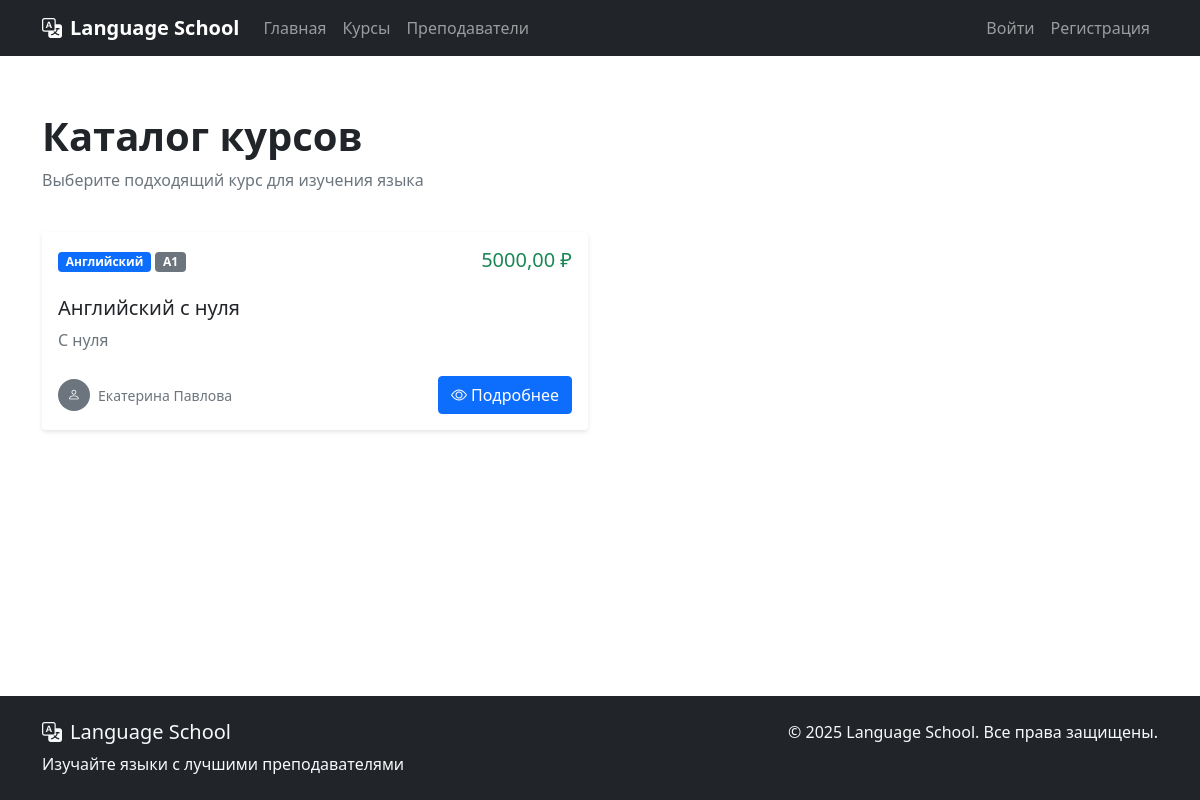
Page /courses/ on the earlier database version.
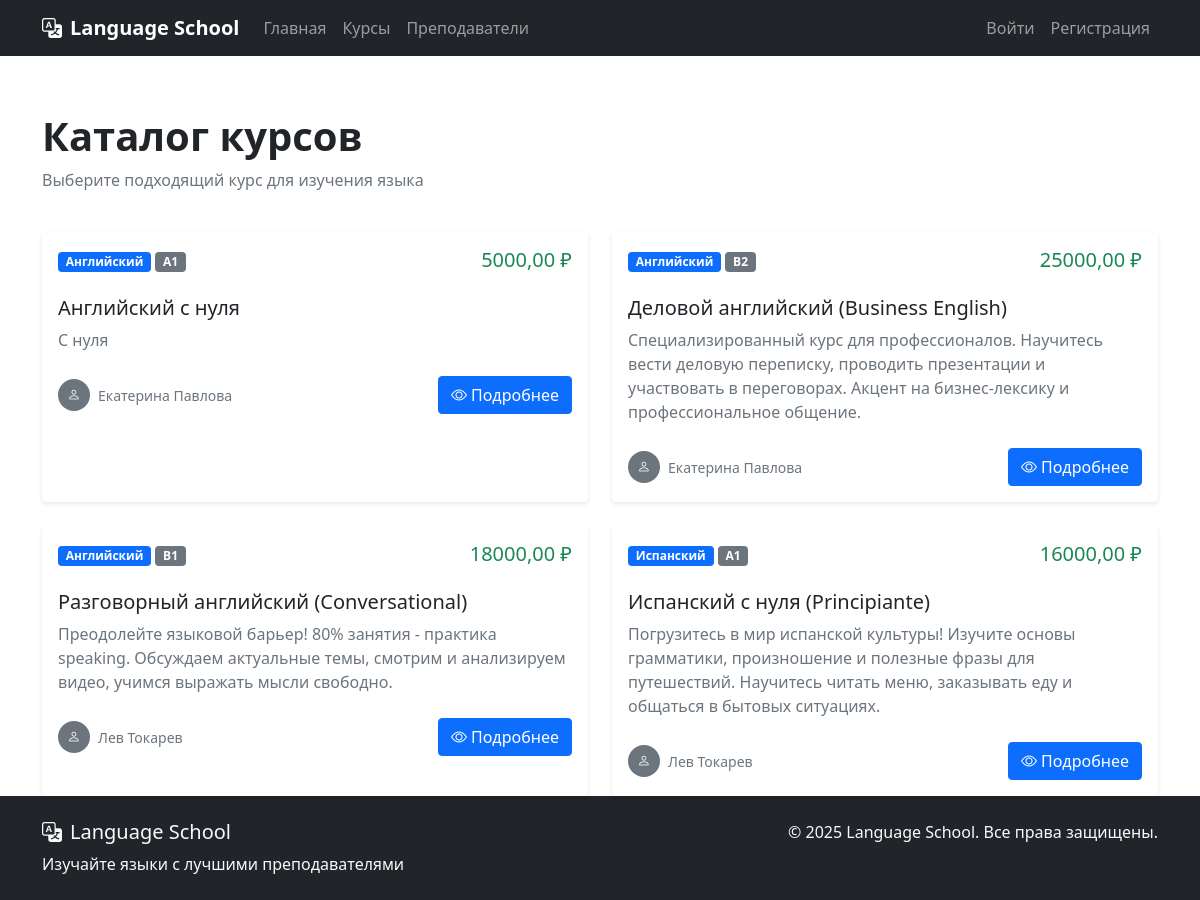
Same page on the later database version.
### school/models.py (models this page shows, shortened)
class Course(models.Model):
    title = models.CharField(max_length=200)
    description = models.TextField()
    language = models.ForeignKey(Language, on_delete=models.CASCADE)
    level = models.ForeignKey(Level, on_delete=models.CASCADE)
    price = models.DecimalField(max_digits=10, decimal_places=2, validators=[MinValueValidator(0)])
    duration = models.CharField(max_length=100)
    teacher = models.ForeignKey(Teacher, on_delete=models.CASCADE)
    is_active = models.BooleanField(default=True)
    created_at = models.DateTimeField(auto_now_add=True)

class Language(models.Model):
    name = models.CharField(max_length=100)

class Level(models.Model):
    name = models.CharField(max_length=100)
    description = models.TextField()

class Teacher(models.Model):
    user = models.OneToOneField(User, on_delete=models.CASCADE)
    bio = models.TextField()
    photo = models.ImageField(upload_to='teachers/', null=True, blank=True)
    languages = models.ManyToManyField(Language)

### school/views.py (the view)
# urls.py: path('courses/', views.course_list, name='course_list'),
def course_list(request):
    courses = Course.objects.filter(is_active=True)
    return render(request, 'school/course_list.html', {'courses': courses})

### school/templates/school/course_list.html (shortened to what this page needs)
{% extends 'school/base.html' %}
{% block content %}
<div class="container">
    <div class="row mb-4 mt-4">
        <div class="col">
            <h1 class="fw-bold">Каталог курсов</h1>
            <p class="text-muted">Выберите подходящий курс для изучения языка</p>
        </div>
    </div>
    <div class="row g-4">
        {% for course in courses %}
        <div class="col-lg-6">
            <div class="card course-card">
                <div class="card-body">
                    <div class="d-flex justify-content-between align-items-start mb-3">
                        <div>
                            <span class="badge bg-primary mb-2">{{ course.language.name }}</span>
                            <span class="badge bg-secondary">{{ course.level.name }}</span>
                        </div>
                        <span class="h5 text-success mb-0">{{ course.price }} ₽</span>
                    </div>
                    <h5 class="card-title">{{ course.title }}</h5>
                    <p class="card-text text-muted">{{ course.description|truncatewords:25 }}</p>
                    <div class="d-flex justify-content-between align-items-center mt-4">
                        <div class="d-flex align-items-center">
                            {% if course.teacher.photo %}
                            <img src="{{ course.teacher.photo.url }}" alt="{{ course.teacher.user.get_full_name }}"
                                 class="rounded-circle me-2" width="32" height="32">
                            {% else %}
                            <div class="rounded-circle bg-secondary me-2 d-flex align-items-center justify-content-center"
                                 style="width: 32px; height: 32px;">
                                <i class="bi bi-person text-white" style="font-size: 0.8rem;"></i>
                            </div>
                            {% endif %}
                            <small class="text-muted">{{ course.teacher.user.get_full_name }}</small>
                        </div>
                        <a href="{% url 'course_detail' course.pk %}" class="btn btn-primary">
                            <i class="bi bi-eye me-1"></i>Подробнее
                        </a>
                    </div>
                </div>
            </div>
        </div>
        {% endfor %}
    </div>
</div>
{% endblock %}

Differences in the rows shown:
added Course: language.name "Английский", level.name "B2", price "25000,00", title "Деловой английский (Business English)", description "Специализированный курс для профессионалов. Научитесь вести деловую переписку, проводить презентации и участвовать в переговорах. Акцент на бизнес-лексику и профессиональное общение.", teacher.user.get_full_name "Екатерина Павлова"
added Course: language.name "Английский", level.name "B1", price "18000,00", title "Разговорный английский (Conversational)", description "Преодолейте языковой барьер! 80% занятия - практика speaking. Обсуждаем актуальные темы, смотрим и анализируем видео, учимся выражать мысли свободно.", teacher.user.get_full_name "Лев Токарев"
added Course: language.name "Испанский", level.name "А1", price "16000,00", title "Испанский с нуля (Principiante)", description "Погрузитесь в мир испанской культуры! Изучите основы грамматики, произношение и полезные фразы для путешествий. Научитесь читать меню, заказывать еду и общаться в бытовых ситуациях.", teacher.user.get_full_name "Лев Токарев"
